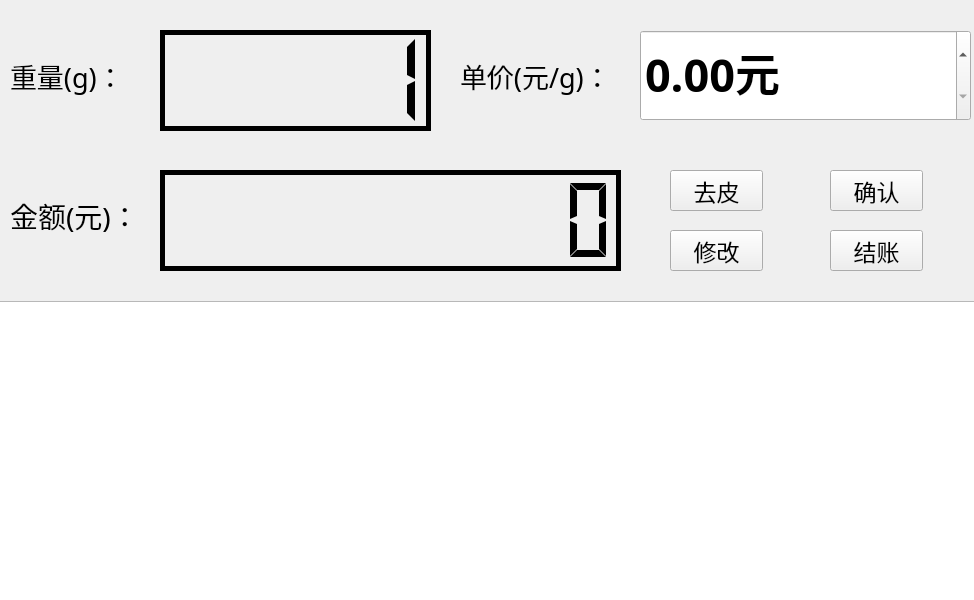
<?xml version="1.0" encoding="UTF-8"?>
<ui version="4.0">
 <class>Form</class>
 <widget class="QWidget" name="Form">
  <property name="enabled">
   <bool>true</bool>
  </property>
  <property name="geometry">
   <rect>
    <x>0</x>
    <y>0</y>
    <width>974</width>
    <height>600</height>
   </rect>
  </property>
  <property name="maximumSize">
   <size>
    <width>974</width>
    <height>600</height>
   </size>
  </property>
  <property name="windowTitle">
   <string>电子秤</string>
  </property>
  <property name="windowOpacity">
   <double>3.000000000000000</double>
  </property>
  <property name="toolTipDuration">
   <number>-1</number>
  </property>
  <widget class="QWidget" name="widget" native="true">
   <property name="enabled">
    <bool>true</bool>
   </property>
   <property name="geometry">
    <rect>
     <x>0</x>
     <y>0</y>
     <width>981</width>
     <height>301</height>
    </rect>
   </property>
   <widget class="QLabel" name="label_2">
    <property name="geometry">
     <rect>
      <x>460</x>
      <y>40</y>
      <width>171</width>
      <height>71</height>
     </rect>
    </property>
    <property name="font">
     <font>
      <family>微软雅黑</family>
      <pointsize>20</pointsize>
     </font>
    </property>
    <property name="styleSheet">
     <string notr="true">label_2{
	background-color:rgb(255, 255, 127)
}</string>
    </property>
    <property name="text">
     <string>单价(元/g)：</string>
    </property>
   </widget>
   <widget class="QPushButton" name="QuPi">
    <property name="geometry">
     <rect>
      <x>670</x>
      <y>170</y>
      <width>93</width>
      <height>41</height>
     </rect>
    </property>
    <property name="font">
     <font>
      <family>微软雅黑</family>
      <pointsize>17</pointsize>
     </font>
    </property>
    <property name="styleSheet">
     <string notr="true">QPushButton:checked{
	background-color:rgb(255, 15, 127)
}</string>
    </property>
    <property name="text">
     <string>去皮</string>
    </property>
   </widget>
   <widget class="QPushButton" name="JieZhang">
    <property name="geometry">
     <rect>
      <x>830</x>
      <y>230</y>
      <width>93</width>
      <height>41</height>
     </rect>
    </property>
    <property name="font">
     <font>
      <family>微软雅黑</family>
      <pointsize>17</pointsize>
     </font>
    </property>
    <property name="text">
     <string>结账</string>
    </property>
   </widget>
   <widget class="QLabel" name="label">
    <property name="geometry">
     <rect>
      <x>10</x>
      <y>40</y>
      <width>131</width>
      <height>71</height>
     </rect>
    </property>
    <property name="font">
     <font>
      <family>微软雅黑</family>
      <pointsize>20</pointsize>
     </font>
    </property>
    <property name="text">
     <string>重量(g)：</string>
    </property>
   </widget>
   <widget class="QLCDNumber" name="JinE">
    <property name="geometry">
     <rect>
      <x>160</x>
      <y>170</y>
      <width>461</width>
      <height>101</height>
     </rect>
    </property>
    <property name="autoFillBackground">
     <bool>false</bool>
    </property>
    <property name="styleSheet">
     <string notr="true"/>
    </property>
    <property name="frameShape">
     <enum>QFrame::Box</enum>
    </property>
    <property name="frameShadow">
     <enum>QFrame::Plain</enum>
    </property>
    <property name="lineWidth">
     <number>5</number>
    </property>
    <property name="digitCount">
     <number>10</number>
    </property>
    <property name="mode">
     <enum>QLCDNumber::Dec</enum>
    </property>
    <property name="segmentStyle">
     <enum>QLCDNumber::Flat</enum>
    </property>
   </widget>
   <widget class="QLabel" name="label_3">
    <property name="geometry">
     <rect>
      <x>10</x>
      <y>180</y>
      <width>151</width>
      <height>71</height>
     </rect>
    </property>
    <property name="font">
     <font>
      <family>微软雅黑</family>
      <pointsize>21</pointsize>
     </font>
    </property>
    <property name="text">
     <string>金额(元)：</string>
    </property>
   </widget>
   <widget class="QPushButton" name="XiuGai">
    <property name="geometry">
     <rect>
      <x>670</x>
      <y>230</y>
      <width>93</width>
      <height>41</height>
     </rect>
    </property>
    <property name="font">
     <font>
      <family>微软雅黑</family>
      <pointsize>17</pointsize>
     </font>
    </property>
    <property name="text">
     <string>修改</string>
    </property>
   </widget>
   <widget class="QPushButton" name="ok">
    <property name="geometry">
     <rect>
      <x>830</x>
      <y>170</y>
      <width>93</width>
      <height>41</height>
     </rect>
    </property>
    <property name="font">
     <font>
      <family>微软雅黑</family>
      <pointsize>17</pointsize>
     </font>
    </property>
    <property name="text">
     <string>确认</string>
    </property>
   </widget>
   <widget class="QLCDNumber" name="Zhongliang">
    <property name="geometry">
     <rect>
      <x>160</x>
      <y>30</y>
      <width>271</width>
      <height>101</height>
     </rect>
    </property>
    <property name="font">
     <font>
      <family>Adobe Devanagari</family>
     </font>
    </property>
    <property name="layoutDirection">
     <enum>Qt::RightToLeft</enum>
    </property>
    <property name="autoFillBackground">
     <bool>false</bool>
    </property>
    <property name="frameShape">
     <enum>QFrame::Panel</enum>
    </property>
    <property name="frameShadow">
     <enum>QFrame::Plain</enum>
    </property>
    <property name="lineWidth">
     <number>5</number>
    </property>
    <property name="segmentStyle">
     <enum>QLCDNumber::Flat</enum>
    </property>
    <property name="value" stdset="0">
     <double>1.000000000000000</double>
    </property>
   </widget>
   <widget class="QDoubleSpinBox" name="doubleSpinBox_2">
    <property name="geometry">
     <rect>
      <x>640</x>
      <y>30</y>
      <width>331</width>
      <height>91</height>
     </rect>
    </property>
    <property name="font">
     <font>
      <family>微软雅黑</family>
      <pointsize>34</pointsize>
      <weight>75</weight>
      <bold>true</bold>
     </font>
    </property>
    <property name="suffix">
     <string>元</string>
    </property>
   </widget>
  </widget>
  <widget class="QTableView" name="tableView">
   <property name="geometry">
    <rect>
     <x>-5</x>
     <y>301</y>
     <width>981</width>
     <height>301</height>
    </rect>
   </property>
   <property name="alternatingRowColors">
    <bool>false</bool>
   </property>
   <property name="showGrid">
    <bool>true</bool>
   </property>
   <property name="sortingEnabled">
    <bool>false</bool>
   </property>
  </widget>
 </widget>
 <resources/>
 <connections>
  <connection>
   <sender>ok</sender>
   <signal>clicked()</signal>
   <receiver>Form</receiver>
   <slot>OKBtn_click()</slot>
   <hints>
    <hint type="sourcelabel">
     <x>884</x>
     <y>194</y>
    </hint>
    <hint type="destinationlabel">
     <x>1088</x>
     <y>194</y>
    </hint>
   </hints>
  </connection>
  <connection>
   <sender>JieZhang</sender>
   <signal>clicked()</signal>
   <receiver>Form</receiver>
   <slot>JieZhangBtn_click()</slot>
   <hints>
    <hint type="sourcelabel">
     <x>867</x>
     <y>249</y>
    </hint>
    <hint type="destinationlabel">
     <x>995</x>
     <y>254</y>
    </hint>
   </hints>
  </connection>
  <connection>
   <sender>QuPi</sender>
   <signal>clicked()</signal>
   <receiver>Form</receiver>
   <slot>QuPiBtn_click()</slot>
   <hints>
    <hint type="sourcelabel">
     <x>736</x>
     <y>197</y>
    </hint>
    <hint type="destinationlabel">
     <x>1017</x>
     <y>116</y>
    </hint>
   </hints>
  </connection>
  <connection>
   <sender>XiuGai</sender>
   <signal>clicked()</signal>
   <receiver>Form</receiver>
   <slot>XiuGaiBtn_click()</slot>
   <hints>
    <hint type="sourcelabel">
     <x>710</x>
     <y>252</y>
    </hint>
    <hint type="destinationlabel">
     <x>1023</x>
     <y>284</y>
    </hint>
   </hints>
  </connection>
 </connections>
 <slots>
  <slot>OKBtn_click()</slot>
  <slot>JieZhangBtn_click()</slot>
  <slot>QuPiBtn_click()</slot>
  <slot>XiuGaiBtn_click()</slot>
 </slots>
</ui>
